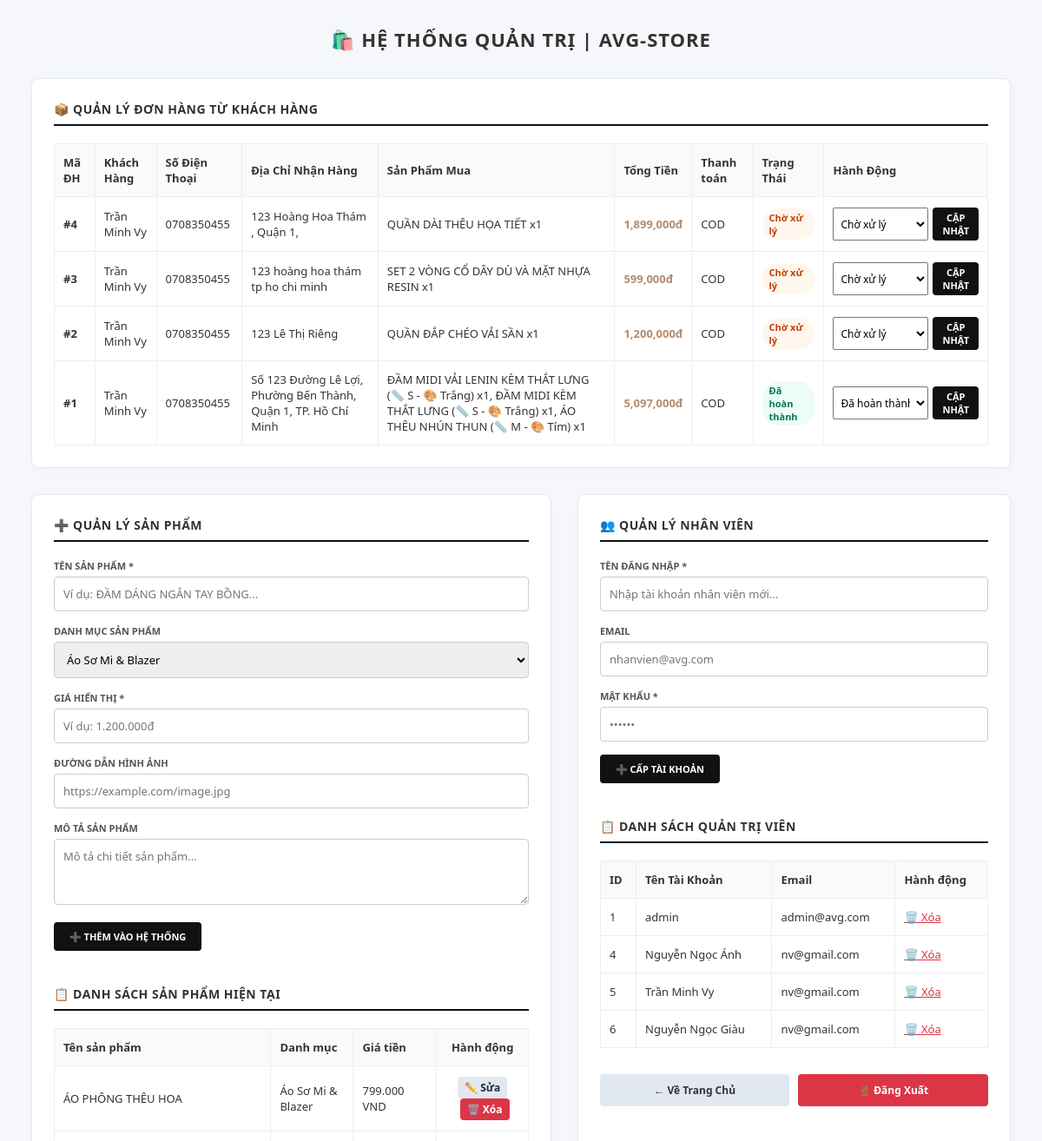
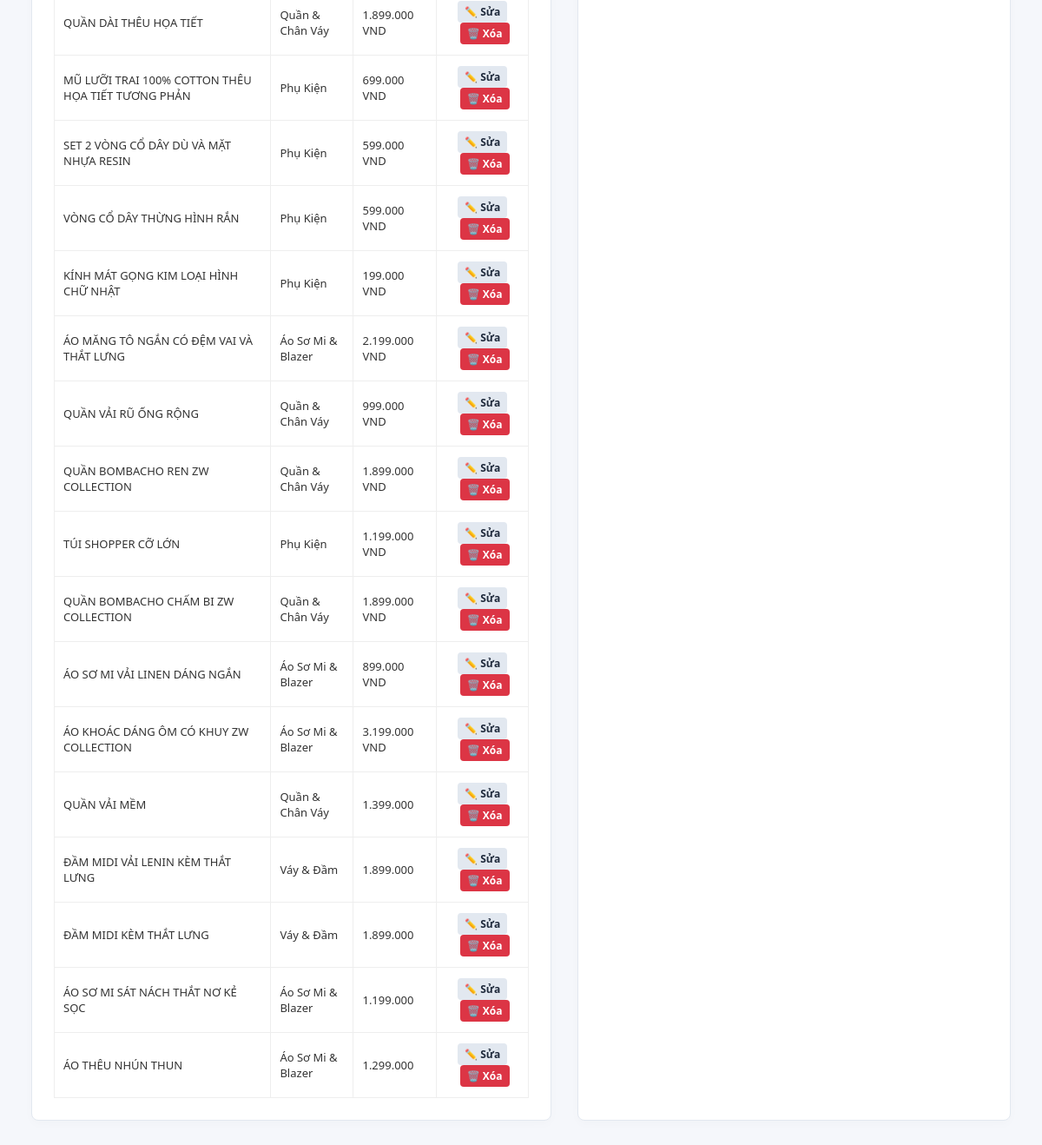
/admin.php (signed in), run on the app's committed database (2 pictures, top to bottom).
### tables this page shows
CREATE TABLE `orders` (
  `id` int(11) NOT NULL,
  `user_id` int(11) DEFAULT NULL,
  `customer_name` varchar(100) DEFAULT NULL,
  `phone` varchar(20) DEFAULT NULL,
  `address` text DEFAULT NULL,
  `product_name` text DEFAULT NULL,
  `total_price` int(11) DEFAULT NULL,
  `payment_method` varchar(50) DEFAULT 'COD',
  `payment_status` varchar(50) DEFAULT 'pending',
  `status` varchar(50) DEFAULT 'Chờ xử lý',
  `created_at` timestamp NOT NULL DEFAULT current_timestamp()
);

CREATE TABLE `products` (
  `id` int(11) NOT NULL,
  `name` varchar(255) NOT NULL,
  `category` varchar(100) DEFAULT NULL,
  `price` varchar(50) DEFAULT NULL,
  `image` text DEFAULT NULL,
  `description` text DEFAULT NULL,
  `created_at` timestamp NOT NULL DEFAULT current_timestamp()
);

CREATE TABLE `users` (
  `id` int(11) NOT NULL,
  `username` varchar(100) NOT NULL,
  `password` varchar(255) NOT NULL,
  `role` enum('admin','customer') DEFAULT 'customer',
  `email` varchar(100) DEFAULT NULL,
  `reset_token` varchar(100) DEFAULT NULL,
  `reset_expires` datetime DEFAULT NULL,
  `created_at` timestamp NOT NULL DEFAULT current_timestamp()
);

### admin.php (the view, shortened to what this page needs)
<?php
$conn = new mysqli("localhost", "root", "", "avg_store");
$conn->set_charset("utf8mb4");
$edit_name = "";
$edit_category = "";
$edit_price = "";
$edit_image = "";
$edit_description = "";
$is_edit_mode = false;
?>
<!DOCTYPE html>
<html lang="vi">
<head>
</head>
<body>
    <h1>🛍️ Hệ Thống Quản Trị | AVG-STORE</h1>
    <div class="card full-width" style="margin-bottom: 30px;">
        <h2>📦 Quản Lý Đơn Hàng Từ Khách Hàng</h2>
        <table>
            <thead>
                <tr>
                    <th>Mã ĐH</th>
                    <th>Khách Hàng</th>
                    <th>Số Điện Thoại</th>
                    <th>Địa Chỉ Nhận Hàng</th>
                    <th>Sản Phẩm Mua</th>
                    <th>Tổng Tiền</th>
                    <th>Thanh toán</th>
                    <th>Trạng Thái</th>
                    <th>Hành Động</th>
                </tr>
            </thead>
            <tbody>
                <?php
                $o_res = $conn->query("SELECT * FROM orders ORDER BY id DESC");
                if($o_res && $o_res->num_rows > 0){
                    while($orow = $o_res->fetch_assoc()){
                        $badge_class = 'status-wait';
                        if($orow['status'] == 'Đã hoàn thành') $badge_class = 'status-done';
                        echo "<tr>
                                <td><b>#".$orow['id']."</b></td>
                                <td>".htmlspecialchars($orow['customer_name'])."</td>
                                <td>".htmlspecialchars($orow['phone'])."</td>
                                <td>".htmlspecialchars($orow['address'])."</td>
                                <td>".htmlspecialchars($orow['product_name'])."</td>
                                <td><span style='color:#b38b6d; font-weight:bold;'>".number_format($orow['total_price'])."đ</span></td>
                                <td>".($orow['payment_method'] ?? 'COD')."</td>
                                <td><span class='status-badge ".$badge_class."'>".$orow['status']."</span></td>
                                <td>
                                    <form method='POST' action='admin.php' style='display:flex; gap:5px;'>
                                        <input type='hidden' name='order_id' value='".$orow['id']."'>
                                        <select name='order_status' style='padding:4px; font-size:12px; width:110px;'>
                                            <option value='Chờ xử lý' ".($orow['status'] == 'Chờ xử lý' ? 'selected' : '').">Chờ xử lý</option>
                                            <option value='Đang giao' ".($orow['status'] == 'Đang giao' ? 'selected' : '').">Đang giao</option>
                                            <option value='Đã hoàn thành' ".($orow['status'] == 'Đã hoàn thành' ? 'selected' : '').">Đã hoàn thành</option>
                                        </select>
                                        <button type='submit' name='update_order_status' class='btn-action' style='padding:4px 8px; font-size:11px;'>Cập Nhật</button>
                                    </form>
                                </td>
                              </tr>";
                    }
                } else {
                    echo "<tr><td colspan='9' style='text-align:center; color:#aaa;'>📭 Chưa có đơn hàng nào được đặt.</td></tr>";
                }
                ?>
            </tbody>
        </table>
    </div>
    <div class="admin-grid">
        <div class="card">
            <h2><?php echo $is_edit_mode ? '✏️ Sửa Chỉnh Sửa Sản Phẩm' : '➕ Quản Lý Sản Phẩm'; ?></h2>
            <form method="POST" action="admin.php">
                <div class="form-group">
                    <label>Tên sản phẩm *</label>
                    <input type="text" name="p_name" required value="<?php echo htmlspecialchars($edit_name); ?>" placeholder="Ví dụ: ĐẦM DÁNG NGẮN TAY BỒNG...">
                </div>
                <div class="form-group">
                    <label>Danh mục sản phẩm</label>
                    <select name="p_category">
                        <option value="Áo Sơ Mi & Blazer" <?php if($edit_category == 'Áo Sơ Mi & Blazer') echo 'selected'; ?>>Áo Sơ Mi & Blazer</option>
                    </select>
                </div>
                <div class="form-group">
                    <label>Giá hiển thị *</label>
                    <input type="text" name="p_price" required value="<?php echo htmlspecialchars($edit_price); ?>" placeholder="Ví dụ: 1.200.000đ">
                </div>
                <div class="form-group">
                    <label>Đường dẫn hình ảnh</label>
                    <input type="text" name="p_image" value="<?php echo htmlspecialchars($edit_image); ?>" placeholder="https://example.com/image.jpg">
                </div>
                <div class="form-group">
                    <label>Mô tả sản phẩm</label>
                    <textarea name="p_description" rows="3" placeholder="Mô tả chi tiết sản phẩm..."><?php echo htmlspecialchars($edit_description); ?></textarea>
                </div>
                <?php if ($is_edit_mode): ?>
                    <button type="submit" name="update_product" class="btn-action">💾 Cập Nhật Sản Phẩm</button>
                    <a href="admin.php" class="btn-cancel">❌ Hủy</a>
                <?php else: ?>
                    <button type="submit" name="add_product" class="btn-action">➕ Thêm vào hệ thống</button>
                <?php endif; ?>
            </form>
            <h2 style="margin-top:40px;">📋 Danh Sách Sản Phẩm Hiện Tại</h2>
            <table>
                <thead>
                    <tr>
                        <th>Tên sản phẩm</th>
                        <th>Danh mục</th>
                        <th>Giá tiền</th>
                        <th style="text-align: center;">Hành động</th>
                    </tr>
                </thead>
                <tbody>
                    <?php
                    $p_res = $conn->query("SELECT * FROM products ORDER BY id DESC");
                    if($p_res && $p_res->num_rows > 0){
                        while($row = $p_res->fetch_assoc()){
                            echo "<tr>
                                    <td>".htmlspecialchars($row['name'])."</td>
                                    <td>".htmlspecialchars($row['category'])."</td>
                                    <td>".htmlspecialchars($row['price'])."</td>
                                    <td style='text-align: center;'>
                                        <a href='admin.php?edit_product_id=".$row['id']."' class='btn-edit-link'>✏️ Sửa</a>
                                        <a href='admin.php?delete_product=".$row['id']."' class='btn-delete-link' onclick='return confirm(\"Xóa sản phẩm này?\")'>🗑️ Xóa</a>
                                    </td>
                                  </tr>";
                        }
                    } else {
                        echo "<tr><td colspan='4' style='text-align:center; color:#aaa;'>📭 Chưa có sản phẩm nào.</td></tr>";
                    }
                    ?>
                </tbody>
            </table>
        </div>
        <div class="card">
            <h2>👥 Quản Lý Nhân Viên</h2>
            <form method="POST" action="admin.php">
                <div class="form-group">
                    <label>Tên đăng nhập *</label>
                    <input type="text" name="u_username" required placeholder="Nhập tài khoản nhân viên mới...">
                </div>
                <div class="form-group">
                    <label>Email</label>
                    <input type="email" name="u_email" placeholder="nhanvien@avg.com">
                </div>
                <div class="form-group">
                    <label>Mật khẩu *</label>
                    <input type="password" name="u_password" required placeholder="••••••">
                </div>
                <button type="submit" name="add_user" class="btn-action">➕ Cấp tài khoản</button>
            </form>
            <h2 style="margin-top:40px;">📋 Danh Sách Quản Trị Viên</h2>
            <table>
                <thead>
                    <tr>
                        <th>ID</th>
                        <th>Tên Tài Khoản</th>
                        <th>Email</th>
                        <th>Hành động</th>
                    </tr>
                </thead>
                <tbody>
                    <?php
                    $u_res = $conn->query("SELECT id, username, role, email FROM users WHERE role = 'admin'");
                    if($u_res && $u_res->num_rows > 0){
                        while($urow = $u_res->fetch_assoc()){
                            echo "<tr>
                                    <td>".$urow['id']."</td>
                                    <td>".htmlspecialchars($urow['username'])."</td>
                                    <td>".htmlspecialchars($urow['email'] ?? '--')."</td>
                                    <td><a href='admin.php?delete_user=".$urow['id']."' onclick='return confirm(\"Xóa tài khoản này?\")' style='color:#dc3545;'>🗑️ Xóa</a></td>
                                  </tr>";
                        }
                    }
                    ?>
                </tbody>
            </table>
            <div style="margin-top: 30px; display: flex; gap: 10px;">
                <a href="index.php" style="flex:1; padding:10px; background:#e2e8f0; color:#333; text-decoration:none; text-align:center; border-radius:4px; font-size:12px; font-weight:bold;">← Về Trang Chủ</a>
                <a href="logout.php" style="flex:1; padding:10px; background:#dc3545; color:white; text-decoration:none; text-align:center; border-radius:4px; font-size:12px; font-weight:bold;">🚪 Đăng Xuất</a>
            </div>
        </div>
    </div>
</body>
</html>

### admin.php (style rules this page uses)
* { margin: 0; padding: 0; box-sizing: border-box; font-family: 'Segoe UI', sans-serif; }
body { background: #f5f7fb; color: #333; padding: 30px 3%; }
h1 { text-align: center; font-size: 22px; margin-bottom: 30px; text-transform: uppercase; letter-spacing: 1px; }
.admin-grid { display: grid; grid-template-columns: 1.2fr 1fr; gap: 30px; margin-bottom: 30px; }
.card { background: #fff; border: 1px solid #e2e8f0; padding: 25px; border-radius: 8px; box-shadow: 0 4px 12px rgba(0,0,0,0.02); }
.card.full-width { grid-column: 1 / -1; }
.card h2 { font-size: 14px; text-transform: uppercase; border-bottom: 2px solid #111; padding-bottom: 8px; margin-bottom: 20px; letter-spacing: 0.5px; }
.form-group { margin-bottom: 15px; }
.form-group label { display: block; font-size: 11px; font-weight: bold; text-transform: uppercase; margin-bottom: 5px; color: #555; }
.form-group input, .form-group select, .form-group textarea { width: 100%; padding: 10px; font-size: 13px; border: 1px solid #ccc; border-radius: 4px; outline: none; }
.btn-action { padding: 9px 18px; background: #111; color: #fff; border: none; border-radius: 4px; cursor: pointer; text-transform: uppercase; font-size: 11px; font-weight: bold; }
.btn-edit-link { display: inline-block; padding: 4px 8px; background: #e2e8f0; color: #1e293b; text-decoration: none; border-radius: 4px; font-weight: bold; font-size: 12px; }
.btn-delete-link { display: inline-block; padding: 4px 8px; background: #dc3545; color: white; text-decoration: none; border-radius: 4px; font-weight: bold; font-size: 12px; margin-left: 5px; }
table { width: 100%; border-collapse: collapse; margin-top: 15px; font-size: 13px; }
table th, table td { padding: 12px 10px; border: 1px solid #eee; text-align: left; }
table th { background: #fafafa; font-weight: bold; }
.status-badge { display: inline-block; padding: 3px 8px; border-radius: 20px; font-size: 11px; font-weight: bold; }
.status-wait { background: #fff7ed; color: #c2410c; }
.status-done { background: #ecfdf5; color: #047857; }

### data on the page
orders: id "4", customer_name "Trần Minh Vy", phone "0708350455", address "123 Hoàng Hoa Thám , Quận 1,", product_name "QUẦN DÀI THÊU HỌA TIẾT x1", total_price "1,899,000", payment_method "COD", status "Chờ xử lý", order_status "Chờ xử lý"
orders: id "3", customer_name "Trần Minh Vy", phone "0708350455", address "123 hoàng hoa thám tp ho chi minh", product_name "SET 2 VÒNG CỔ DÂY DÙ VÀ MẶT NHỰA RESIN x1", total_price "599,000", payment_method "COD", status "Chờ xử lý", order_status "Chờ xử lý"
orders: id "2", customer_name "Trần Minh Vy", phone "0708350455", address "123 Lê Thị Riêng", product_name "QUẦN ĐẮP CHÉO VẢI SẦN x1", total_price "1,200,000", payment_method "COD", status "Chờ xử lý", order_status "Chờ xử lý"
orders: id "1", customer_name "Trần Minh Vy", phone "0708350455", address "Số 123 Đường Lê Lợi, Phường Bến Thành, Quận 1, TP. Hồ Chí Minh", product_name "ĐẦM MIDI VẢI LENIN KÈM THẮT LƯNG (📏 S - 🎨 Trắng) x1, ĐẦM MIDI KÈM THẮT LƯNG (📏 S - 🎨 Trắng) x1, ÁO THÊU NHÚN THUN (📏 M - 🎨 Tím) x1", total_price "5,097,000", payment_method "COD", status "Đã hoàn thành", order_status "Đã hoàn thành"
products: name "ÁO PHÔNG THÊU HOA", category "Áo Sơ Mi & Blazer", price "799.000 VND"
products: name "QUẦN DÀI THÊU HỌA TIẾT", category "Quần & Chân Váy", price "1.899.000 VND"
products: name "MŨ LƯỠI TRAI 100% COTTON THÊU HỌA TIẾT TƯƠNG PHẢN", category "Phụ Kiện", price "699.000 VND"
products: name "SET 2 VÒNG CỔ DÂY DÙ VÀ MẶT NHỰA RESIN", category "Phụ Kiện", price "599.000 VND"
products: name "VÒNG CỔ DÂY THỪNG HÌNH RẮN", category "Phụ Kiện", price "599.000 VND"
products: name "KÍNH MÁT GỌNG KIM LOẠI HÌNH CHỮ NHẬT", category "Phụ Kiện", price "199.000 VND"
products: name "ÁO MĂNG TÔ NGẮN CÓ ĐỆM VAI VÀ THẮT LƯNG", category "Áo Sơ Mi & Blazer", price "2.199.000 VND"
products: name "QUẦN VẢI RŨ ỐNG RỘNG", category "Quần & Chân Váy", price "999.000 VND"
products: name "QUẦN BOMBACHO REN ZW COLLECTION", category "Quần & Chân Váy", price "1.899.000 VND"
products: name "TÚI SHOPPER CỠ LỚN", category "Phụ Kiện", price "1.199.000 VND"
products: name "QUẦN BOMBACHO CHẤM BI ZW COLLECTION", category "Quần & Chân Váy", price "1.899.000 VND"
products: name "ÁO SƠ MI VẢI LINEN DÁNG NGẮN", category "Áo Sơ Mi & Blazer", price "899.000 VND"
products: name "ÁO KHOÁC DÁNG ÔM CÓ KHUY ZW COLLECTION", category "Áo Sơ Mi & Blazer", price "3.199.000 VND"
products: name "QUẦN VẢI MỀM", category "Quần & Chân Váy", price "1.399.000"
products: name "ĐẦM MIDI VẢI LENIN KÈM THẮT LƯNG", category "Váy & Đầm", price "1.899.000"
products: name "ĐẦM MIDI KÈM THẮT LƯNG", category "Váy & Đầm", price "1.899.000"
products: name "ÁO SƠ MI SÁT NÁCH THẮT NƠ KẺ SỌC", category "Áo Sơ Mi & Blazer", price "1.199.000"
products: name "ÁO THÊU NHÚN THUN", category "Áo Sơ Mi & Blazer", price "1.299.000"
users: id "1", username "admin", email "admin@avg.com"
users: id "4", username "Nguyễn Ngọc Ánh", email "nv@gmail.com"
users: id "5", username "Trần Minh Vy", email "nv@gmail.com"
users: id "6", username "Nguyễn Ngọc Giàu", email "nv@gmail.com"
